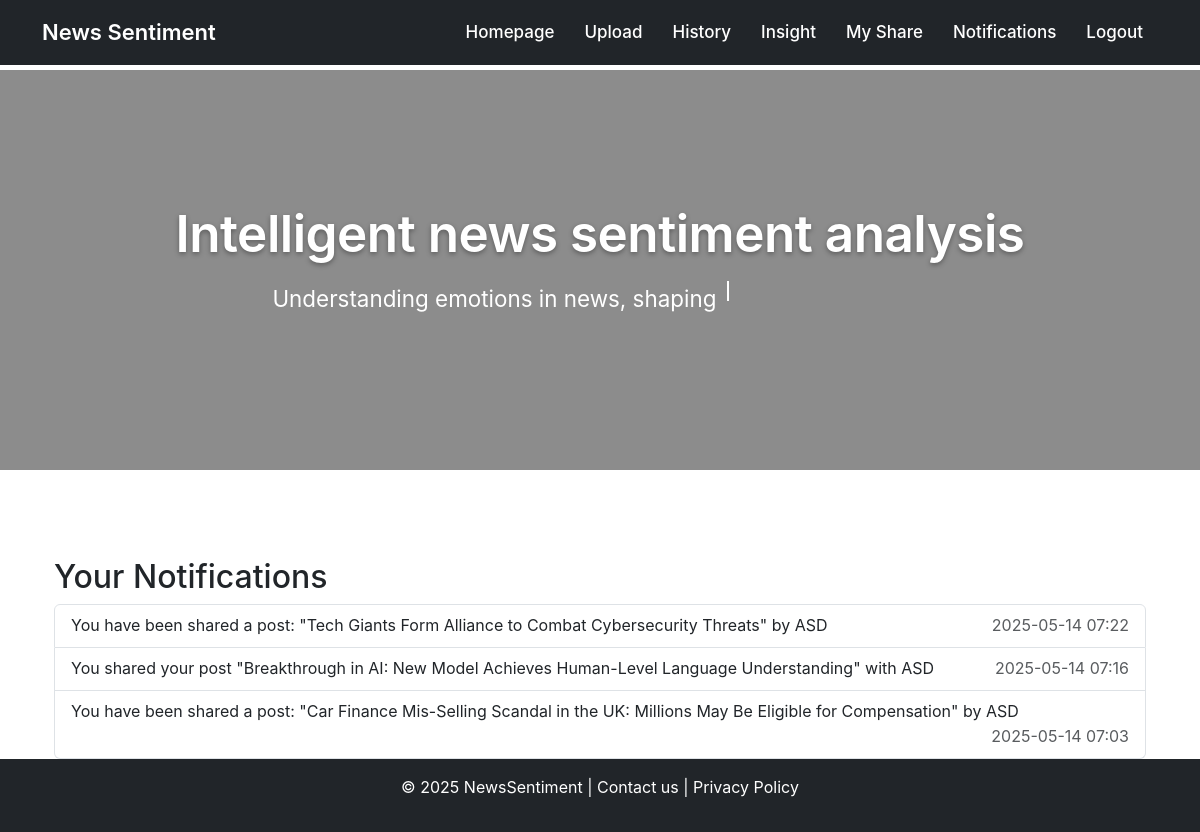
The app's page /notifications (signed in) with its own data.
### app/models.py (models this page shows, shortened)
class Notification(db.Model):
    id = db.Column(db.Integer, primary_key=True)
    user_id = db.Column(db.Integer, db.ForeignKey('user.id'), index=True)
    message = db.Column(db.String(256))
    timestamp = db.Column(db.DateTime, default=datetime.utcnow)
    is_read = db.Column(db.Boolean, default=False)
    user = db.relationship('User', backref='notifications')

### app/routes.py (the view)
@app.route('/notifications')
@login_required
def notifications():
    notifications = Notification.query.filter_by(user_id=current_user.id).order_by(Notification.timestamp.desc()).all()
    return render_template('notifications.html', notifications=notifications)

### app/models.py (called while the page is built)
@login.user_loader
def load_user(id):
    return db.session.get(User, int(id))

### app/routes.py (called while the page is built)
@app.before_request
def refresh_current_user_notifications():
    if current_user.is_authenticated:
        db.session.expire(current_user, ['notifications'])

### app/templates/notifications.html (shortened to what this page needs)
{% extends "base.html" %}
{% block content %}
<div class="container mt-5">
    <h2>Your Notifications</h2>
    <ul class="list-group">
        {% for notif in notifications %}
        <li class="list-group-item{% if not notif.is_read %} list-group-item-info{% endif %}">
            {{ notif.message }} <span class="text-muted float-end">{{ notif.timestamp.strftime('%Y-%m-%d %H:%M')
                }}</span>
        </li>
        {% else %}
        <li class="list-group-item">No notifications.</li>
        {% endfor %}
    </ul>
</div>
{% endblock %}

### app/static/css/homepage.css (style rules this page uses)
body { font-family: -apple-system, BlinkMacSystemFont, 'Segoe UI', Roboto, Helvetica, Arial, sans-serif, 'Apple Color Emoji', 'Segoe UI Emoji', 'Segoe UI Symbol'; margin: 0; -webkit-font-smoothing: antialiased; -moz-osx-font-smoothing: grayscale; line-height: 1.6; background-image: url('../images/background.jpg'); background-attachment: fixed; background-size: cover; background-position: center center; background-repeat: no-repeat; padding-top: 70px; min-height: 100vh; display: flex; flex-direction: column; }

### records on screen
Notification: message "You have been shared a post: \"Tech Giants Form Alliance to Combat Cybersecurity Threats\" by ASD", timestamp "2025-05-14 07:22"
Notification: message "You shared your post \"Breakthrough in AI: New Model Achieves Human-Level Language Understanding\" with ASD", timestamp "2025-05-14 07:16"
Notification: message "You have been shared a post: \"Car Finance Mis-Selling Scandal in the UK: Millions May Be Eligible for Compensation\" by ASD", timestamp "2025-05-14 07:03"
